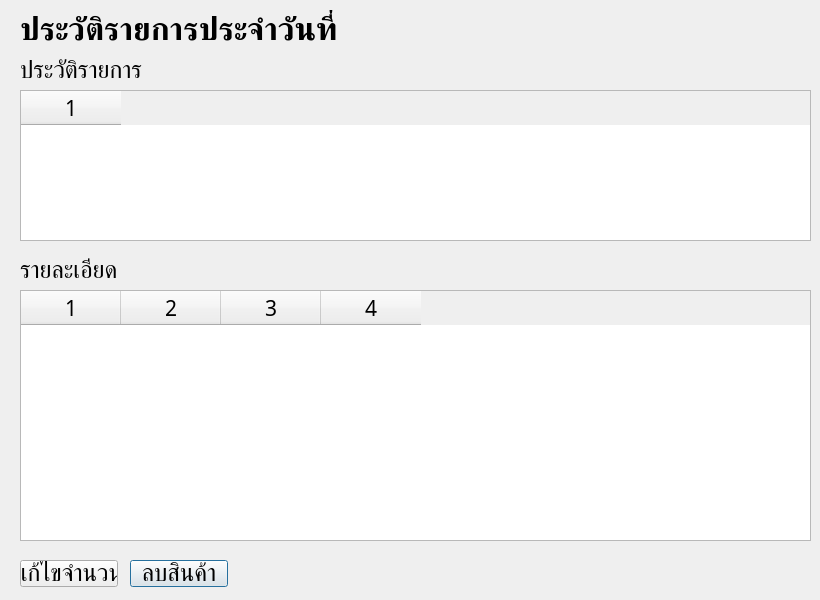
<?xml version="1.0" encoding="UTF-8"?>
<ui version="4.0">
 <class>Dialog</class>
 <widget class="QDialog" name="Dialog">
  <property name="geometry">
   <rect>
    <x>0</x>
    <y>0</y>
    <width>820</width>
    <height>600</height>
   </rect>
  </property>
  <property name="font">
   <font>
    <family>TH SarabunPSK</family>
    <pointsize>18</pointsize>
   </font>
  </property>
  <property name="windowTitle">
   <string>ประวัติการเปลี่ยนแปลงคลังสินค้า</string>
  </property>
  <widget class="QLabel" name="label_date">
   <property name="geometry">
    <rect>
     <x>20</x>
     <y>10</y>
     <width>551</width>
     <height>41</height>
    </rect>
   </property>
   <property name="font">
    <font>
     <family>TH SarabunPSK</family>
     <pointsize>24</pointsize>
     <weight>75</weight>
     <bold>true</bold>
    </font>
   </property>
   <property name="text">
    <string>ประวัติรายการประจำวันที่</string>
   </property>
  </widget>
  <widget class="QLabel" name="label_text">
   <property name="geometry">
    <rect>
     <x>20</x>
     <y>50</y>
     <width>551</width>
     <height>41</height>
    </rect>
   </property>
   <property name="font">
    <font>
     <family>TH SarabunPSK</family>
     <pointsize>18</pointsize>
     <weight>50</weight>
     <bold>false</bold>
    </font>
   </property>
   <property name="text">
    <string>ประวัติรายการ</string>
   </property>
  </widget>
  <widget class="QTableWidget" name="table_addstock">
   <property name="geometry">
    <rect>
     <x>20</x>
     <y>90</y>
     <width>791</width>
     <height>151</height>
    </rect>
   </property>
   <property name="font">
    <font>
     <family>TH SarabunPSK</family>
     <pointsize>16</pointsize>
    </font>
   </property>
   <property name="editTriggers">
    <set>QAbstractItemView::NoEditTriggers</set>
   </property>
   <property name="selectionMode">
    <enum>QAbstractItemView::SingleSelection</enum>
   </property>
   <property name="selectionBehavior">
    <enum>QAbstractItemView::SelectRows</enum>
   </property>
   <property name="sortingEnabled">
    <bool>true</bool>
   </property>
   <property name="columnCount">
    <number>1</number>
   </property>
   <column/>
  </widget>
  <widget class="QLabel" name="label_text_2">
   <property name="geometry">
    <rect>
     <x>20</x>
     <y>250</y>
     <width>551</width>
     <height>41</height>
    </rect>
   </property>
   <property name="font">
    <font>
     <family>TH SarabunPSK</family>
     <pointsize>18</pointsize>
     <weight>50</weight>
     <bold>false</bold>
    </font>
   </property>
   <property name="text">
    <string>รายละเอียด</string>
   </property>
  </widget>
  <widget class="QTableWidget" name="table_detail">
   <property name="geometry">
    <rect>
     <x>20</x>
     <y>290</y>
     <width>791</width>
     <height>251</height>
    </rect>
   </property>
   <property name="font">
    <font>
     <family>TH SarabunPSK</family>
     <pointsize>16</pointsize>
    </font>
   </property>
   <property name="locale">
    <locale language="Thai" country="Thailand"/>
   </property>
   <property name="editTriggers">
    <set>QAbstractItemView::NoEditTriggers</set>
   </property>
   <property name="dragDropOverwriteMode">
    <bool>false</bool>
   </property>
   <property name="selectionMode">
    <enum>QAbstractItemView::SingleSelection</enum>
   </property>
   <property name="selectionBehavior">
    <enum>QAbstractItemView::SelectRows</enum>
   </property>
   <property name="sortingEnabled">
    <bool>true</bool>
   </property>
   <property name="columnCount">
    <number>4</number>
   </property>
   <column/>
   <column/>
   <column/>
   <column/>
  </widget>
  <widget class="QPushButton" name="remove_button">
   <property name="geometry">
    <rect>
     <x>130</x>
     <y>560</y>
     <width>98</width>
     <height>27</height>
    </rect>
   </property>
   <property name="font">
    <font>
     <family>TH SarabunPSK</family>
     <pointsize>18</pointsize>
    </font>
   </property>
   <property name="text">
    <string>ลบสินค้า</string>
   </property>
  </widget>
  <widget class="QPushButton" name="edit_button">
   <property name="geometry">
    <rect>
     <x>20</x>
     <y>560</y>
     <width>98</width>
     <height>27</height>
    </rect>
   </property>
   <property name="font">
    <font>
     <family>TH SarabunPSK</family>
     <pointsize>18</pointsize>
    </font>
   </property>
   <property name="text">
    <string>แก้ไขจำนวน</string>
   </property>
  </widget>
 </widget>
 <resources/>
 <connections/>
</ui>
